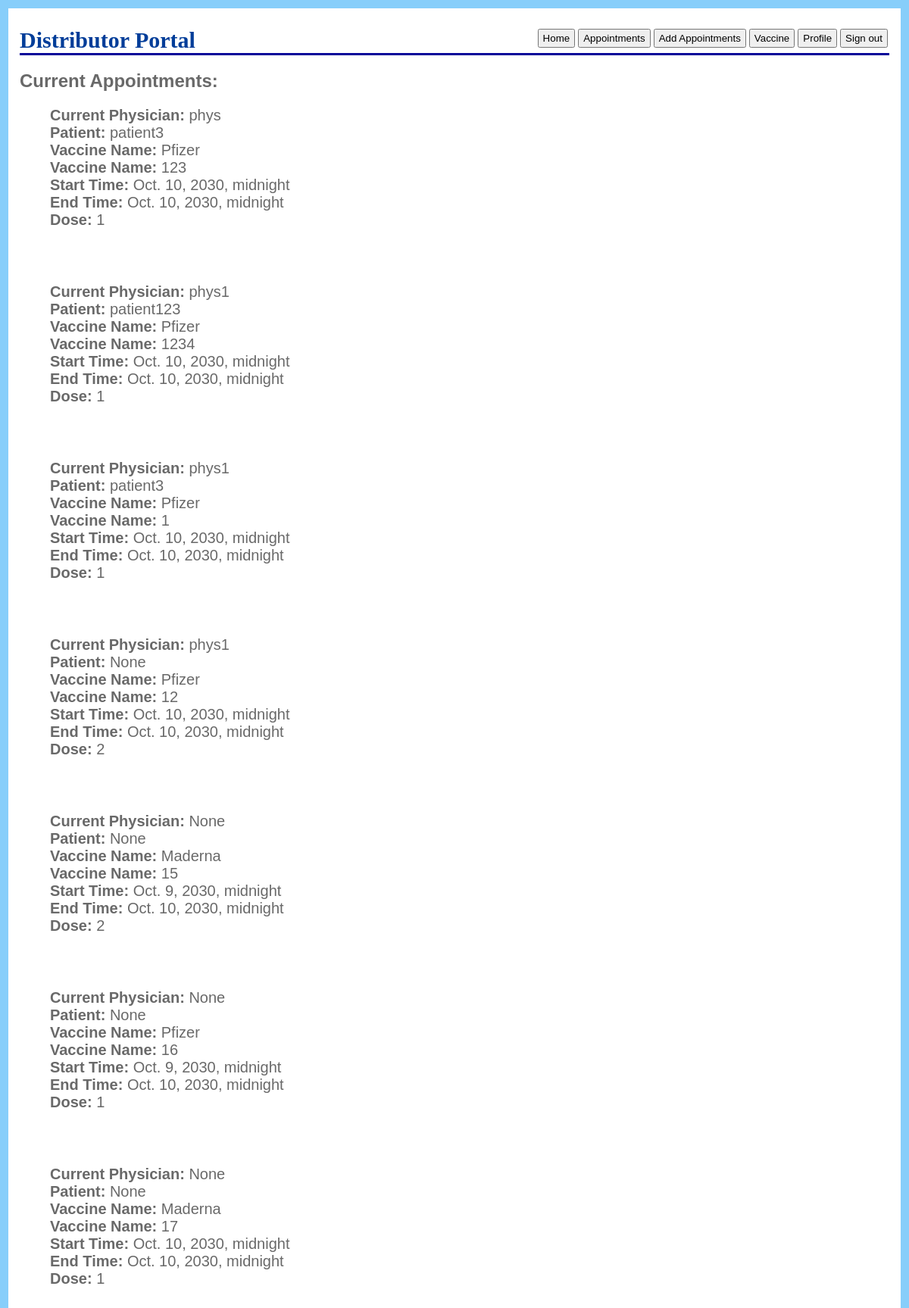
The page /user/distributor/appointments (signed in) on the database its author committed.
### user/models.py (models this page shows, shortened)
class Appointment(models.Model):
    start_time = models.DateTimeField()
    end_time = models.DateTimeField()
    physician = models.ForeignKey('Physician', on_delete=models.CASCADE, default=None, null=True)
    patient = models.ForeignKey('Patient', on_delete=models.CASCADE, default=None, null=True)
    distributor = models.ForeignKey('Distributor', on_delete=models.CASCADE, default=None)
    vaccine_name = models.OneToOneField(Vaccine, on_delete=models.RESTRICT, max_length=256)
    dose = models.IntegerField(default=1)

class Physician(models.Model):
    user = models.OneToOneField(Account, on_delete=models.CASCADE, default=None)
    distributor = models.ForeignKey('Distributor', on_delete=models.CASCADE)
    def __str__(self):
        return self.user.username

class Account(AbstractUser):
    is_patient = models.BooleanField(default=False)
    is_physician = models.BooleanField(default=False)
    is_distributor = models.BooleanField(default=False)
    address_line = models.CharField(max_length=256)
    zip_code = models.CharField(max_length=12)
    city = models.CharField(max_length=256)
    state = models.CharField(max_length=256)
    country = models.CharField(max_length=256)

class Patient(models.Model):
    user = models.OneToOneField(Account, on_delete=models.CASCADE, default=None)
    age = models.IntegerField(default=0)
    preexisting = MultiSelectField(choices=preexistingChoices, default=None)
    occupation = MultiSelectField(choices=occupationChoices, default=None)
    living_situation = MultiSelectField(choices=livingChoices, default=None)
    def __str__(self):
        return self.user.username

class Vaccine(models.Model):
    vaccine_id = models.CharField(max_length=256)
    brand = models.CharField(max_length=256)
    dose_required = models.IntegerField()
    expiration_date = models.DateField()

### user/views.py (the view)
# urls.py: path('distributor/appointments', DistributorAppointmentView.as_view(), name='distributor_appointments'),
@method_decorator([login_required, distributor_required], name='dispatch')
class DistributorAppointmentView(ListView):
    model = Appointment
    template_name = 'user/distributor_appointments.html'
    def get_queryset(self):
        queryset = Appointment.objects.all()
        filtered_queryset = [_ for _ in queryset if _.distributor.user.username == self.request.user.username]
        return filtered_queryset

### user/templates/user/distributor_appointments.html (shortened to what this page needs)
<!DOCTYPE html>
<html lang="en">
<head>
</head>
<body>
    <div id="main">
        <h1>
            Distributor Portal
            <button onClick="window.location='/user/logout';" type="button">Sign out</button>
            <button onClick="window.location='/user/distributor/profile';" type="button">Profile</button>
            <button onClick="window.location='/user/distributor/vaccine';" type="button">Vaccine</button>
            <button onClick="window.location='/user/distributor/appointments/add';" type="button">Add Appointments</button>
            <button onClick="window.location='/user/distributor/appointments';" type="button">Appointments</button>
            <button onClick="window.location='/user/distributor';" type="button">Home</button>
        </h1>
        <h2>
            Current Appointments:
        </h2>
        <ul>
            {% for appointment in object_list %}
            <li><b>Current Physician:</b> {{ appointment.physician }}</li>
            <li><b>Patient:</b> {{ appointment.patient }}</li>
            <li><b>Vaccine Name:</b> {{ appointment.vaccine_name.brand }}</li>
            <li><b>Vaccine Name:</b> {{ appointment.vaccine_name.vaccine_id }}</li>
            <li><b>Start Time:</b> {{ appointment.start_time  }}</li>
            <li><b>End Time:</b> {{ appointment.end_time }}</li>
            <li><b>Dose:</b> {{ appointment.dose }}</li>
            <br />
            <br />
            <br />
            <br />
            {% empty %}
            <li>No appointments yet.</li>
            {% endfor %}
        </ul>
</body>
</html>

### user/templates/user/distributor_appointments.html (style rules this page uses)
body { background-image: url("https://blog.saleslayer.com/hubfs/distribution-policy.jpg"); background-size: 100%; }
body { font-family: "Trebuchet MS", Verdana, sans-serif; font-size: 16px; background-color: lightskyblue; color: #696969; padding: 3px; }
#main { padding: 5px; padding-left: 15px; padding-right: 15px; padding-bottom: 25px; background-color: #ffffff; border-radius: 0 0 5px 5px; }
h1 { font-family: Georgia, serif; border-bottom: 3px solid #030099; color: #003d99; font-size: 30px; }
button { float: right; padding: 3px; padding-left: 5px; padding-right: 5px; margin: 2px; }
li { list-style-type: none; margin: 0; padding: 0; font-size: 20px; }

### rows shown on the page
Appointment: physician "phys", patient "patient3", vaccine_name.brand "Pfizer", vaccine_name.vaccine_id "123", start_time "Oct. 10, 2030, midnight", end_time "Oct. 10, 2030, midnight", dose "1"
Appointment: physician "phys1", patient "patient123", vaccine_name.brand "Pfizer", vaccine_name.vaccine_id "1234", start_time "Oct. 10, 2030, midnight", end_time "Oct. 10, 2030, midnight", dose "1"
Appointment: physician "phys1", patient "patient3", vaccine_name.brand "Pfizer", vaccine_name.vaccine_id "1", start_time "Oct. 10, 2030, midnight", end_time "Oct. 10, 2030, midnight", dose "1"
Appointment: physician "phys1", patient "None", vaccine_name.brand "Pfizer", vaccine_name.vaccine_id "12", start_time "Oct. 10, 2030, midnight", end_time "Oct. 10, 2030, midnight", dose "2"
Appointment: physician "None", patient "None", vaccine_name.brand "Maderna", vaccine_name.vaccine_id "15", start_time "Oct. 9, 2030, midnight", end_time "Oct. 10, 2030, midnight", dose "2"
Appointment: physician "None", patient "None", vaccine_name.brand "Pfizer", vaccine_name.vaccine_id "16", start_time "Oct. 9, 2030, midnight", end_time "Oct. 10, 2030, midnight", dose "1"
Appointment: physician "None", patient "None", vaccine_name.brand "Maderna", vaccine_name.vaccine_id "17", start_time "Oct. 10, 2030, midnight", end_time "Oct. 10, 2030, midnight", dose "1"
